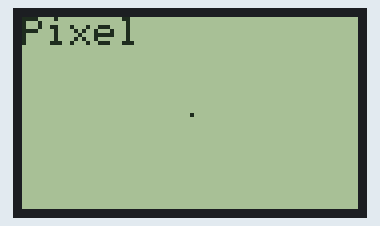
Simulated run of this sketch. Board: Arduino Uno, built with avr-gcc and run on an emulated ATmega328P. Shown: 84×48 one-colour display. The display library's start-up logo is not drawn.

Above: at 0.1 s.
At 2.1 s:
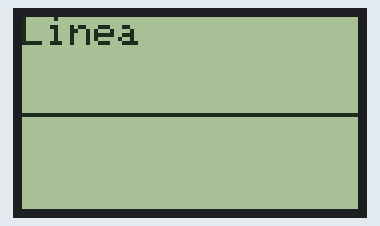
At 4.2 s:
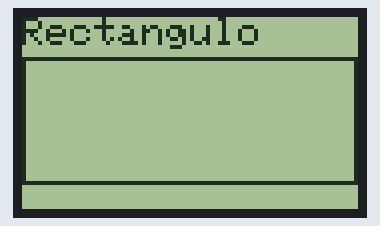
At 6.2 s:
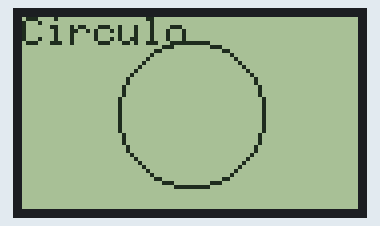

Measured:
- by itself, everything shown: repeats every 8.1 s, in 8 steps
- what the display in image 0 shows lasts 2.0 s, from 0.1 s to 2.1 s

The sketch:

graficar-lcd-nokia-5110.ino
```cpp
#include <SPI.h>
#include <Adafruit_GFX.h>
#include <Adafruit_PCD8544.h>

Adafruit_PCD8544 display = Adafruit_PCD8544(7, 6, 5, 4, 3);

void setup() {
  display.begin();
  display.setContrast(50);
  display.display();
  display.clearDisplay();
}

void loop() {

  display.clearDisplay();
  setMessage("Pixel");
  display.drawPixel(42, 24, BLACK);
  display.display();
  delay(2000);

  display.clearDisplay();
  setMessage("Linea");
  display.drawLine(0, 24, 84, 24, BLACK);
  display.display();
  delay(2000);

  display.clearDisplay();
  setMessage("Rectangulo");
  display.drawRect(0, 10, 84, 32, BLACK);
  display.display();
  delay(2000);

  display.clearDisplay();
  setMessage("Circulo");
  display.drawCircle(42, 24, 18, BLACK);
  display.display();
  delay(2000);
}

void setMessage(String msj){
  display.setTextSize(1);
  display.setTextColor(BLACK);
  display.setCursor(0,0);
  display.println(msj);
  display.display();
}
```
